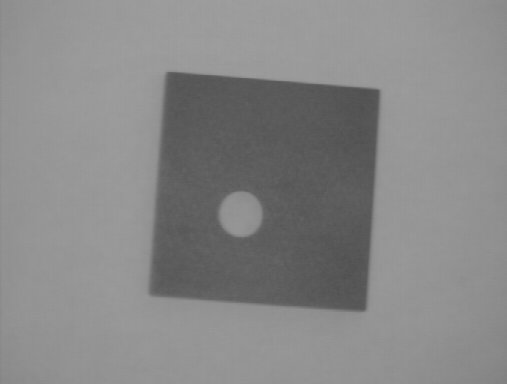
#> input picture LabWork_3/forme1.png, 507 x 384 px
$ python arbitrary_threshold.py
#> lines starting #> are read from the running program, lines starting #| are printed output that depends on the picture; after the words box and inside, x2 and y2 are one past the last pixel; in counts of white or black regions, pixels touching at a corner belong together
import cv2 as cv

forme1 = cv.imread("forme1.png", cv.IMREAD_GRAYSCALE)
#> forme1 is the input picture: shape (384, 507); min 77, max 159, mean 135.3
house8 = cv.imread("house8.png", cv.IMREAD_GRAYSCALE)
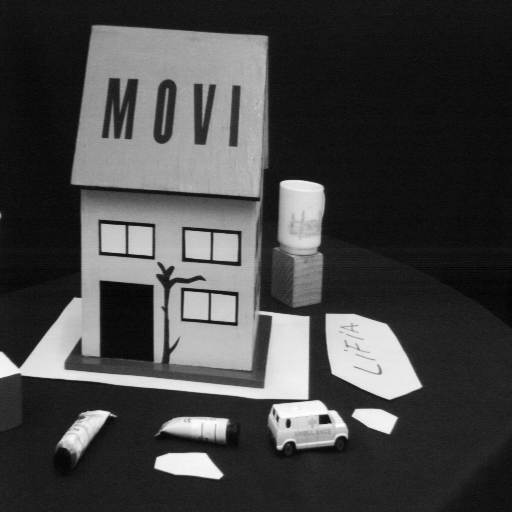
#> input picture LabWork_3/house8.png, 512 x 512 px
#> house8 is the input picture: shape (512, 512); min 0, max 253, mean 69.5
woman = cv.imread("femme.png", cv.IMREAD_GRAYSCALE)
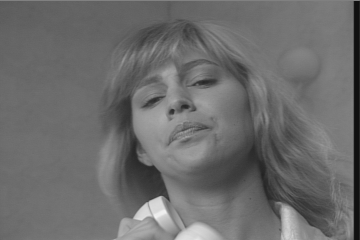
#> input picture LabWork_3/femme.png, 360 x 240 px
#> woman is the input picture: shape (240, 360); min 16, max 242, mean 108.2

ret, forme1_thresh_bin = cv.threshold(forme1, 128, 255, cv.THRESH_BINARY)
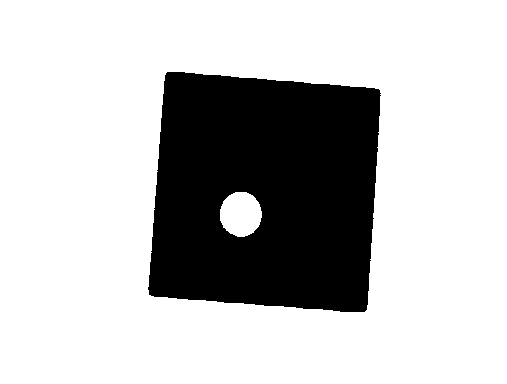
#> forme1_thresh_bin: shape (384, 507); 75.5% white; 1 black region, box (x1, y1, x2, y2) and area: (148, 72, 381, 312) 47659
ret, forme1_thresh_bin_inv = cv.threshold(forme1, 128, 255, cv.THRESH_BINARY_INV)

cv.imshow("forme1", forme1)
cv.imshow("forme1 threshold binary", forme1_thresh_bin)
cv.imshow("forme1 threshold binary inverse", forme1_thresh_bin_inv)

cv.waitKey(0)

ret, house8_thresh_bin = cv.threshold(house8, 96, 255, cv.THRESH_BINARY)
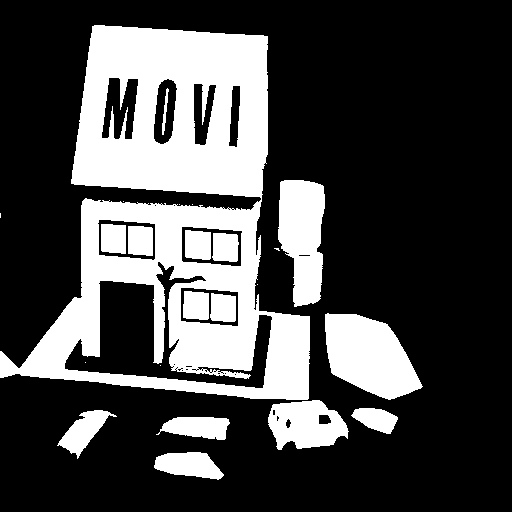
#> house8_thresh_bin: shape (512, 512); 28.3% white; 23 white regions (8 under 20 px), largest, box (x1, y1, x2, y2) and area: (0, 25, 310, 400) 52317, (325, 313, 423, 400) 5671, (278, 180, 325, 307) 4520
ret, house8_thresh_bin_inv = cv.threshold(house8, 96, 255, cv.THRESH_BINARY_INV)

cv.imshow("house8", house8)
cv.imshow("house8 threshold binary", house8_thresh_bin)
cv.imshow("house8 threshold binary inverse", house8_thresh_bin_inv)

cv.waitKey(0)

ret, woman_thresh_bin = cv.threshold(woman, 95, 255, cv.THRESH_BINARY)
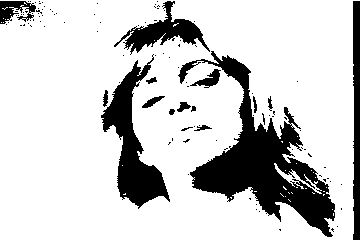
#> woman_thresh_bin: shape (240, 360); 80.3% white; 112 black regions (97 under 20 px), largest, box (x1, y1, x2, y2) and area: (178, 51, 335, 237) 8769, (101, 54, 170, 209) 3691, (114, 1, 210, 55) 1617
ret, woman_thresh_bin_inv = cv.threshold(woman, 95, 255, cv.THRESH_BINARY_INV)

cv.imshow("woman", woman)
cv.imshow("woman threshold binary", woman_thresh_bin)
cv.imshow("woman threshold binary inverse", woman_thresh_bin_inv)

cv.waitKey(0)
